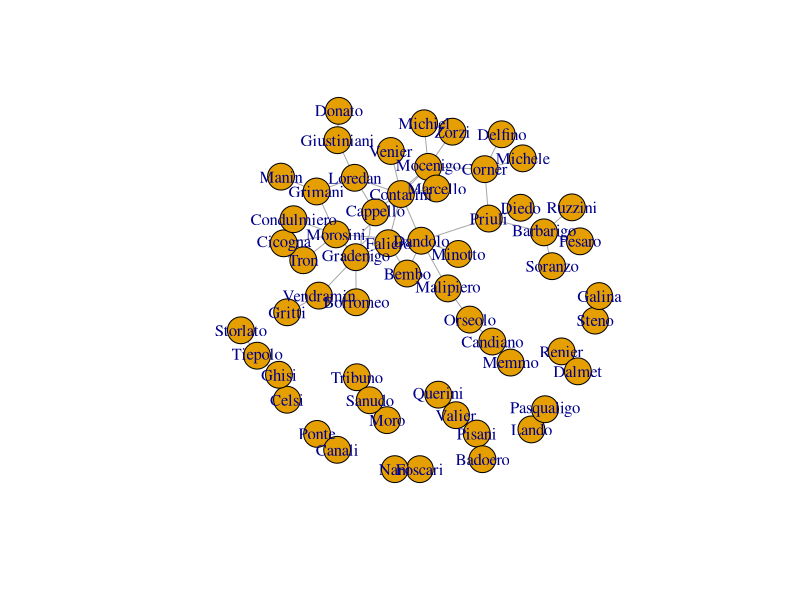
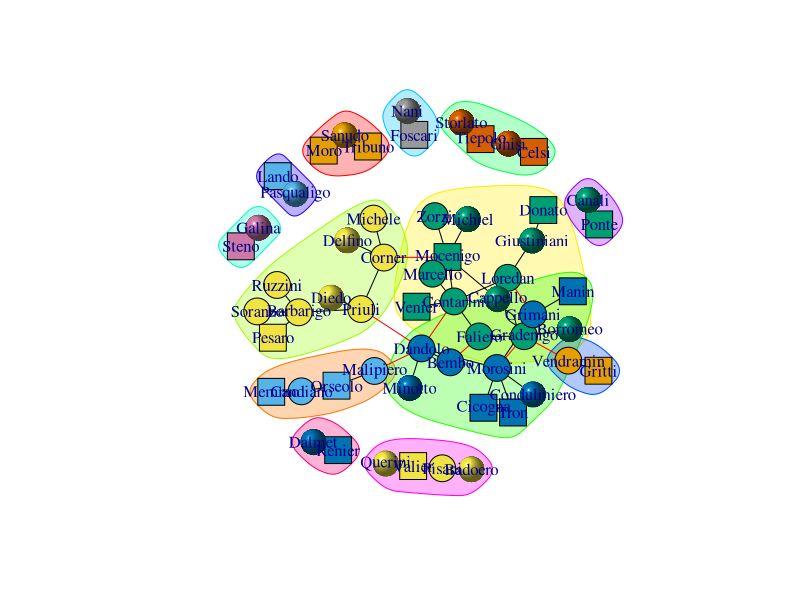
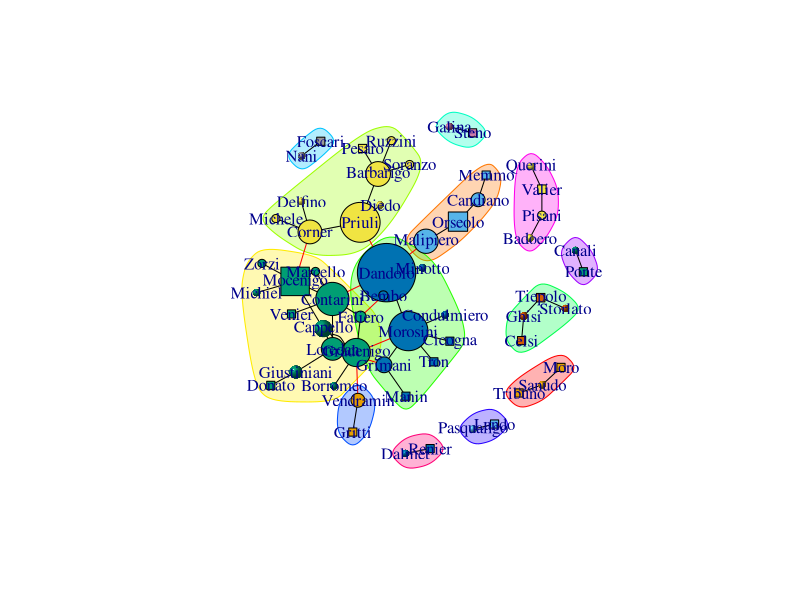

Write R code to recreate these figures, in order.
library(igraph)

data <- read.csv("resources/family-pairs.csv",header=FALSE)
venice.sn <- graph.data.frame(data.frame(data$V1,data$V2),directed=F)
plot(venice.sn)
V(venice.sn)$degree <- degree(venice.sn)
cnet <- cluster_edge_betweenness(venice.sn)

node.type <- read.csv("resources/family-positions.csv")
node.type.dict <- list()

for (r in 1:nrow(node.type)) {
  node.type.dict[[ node.type[r,"Family.name"] ]]  <-  node.type[r,"Positions"]
}

positions = NULL
shapes = NULL

for (r in V(venice.sn)$name) {
  if (! is.null(node.type.dict[[r]])) {
    positions <- c(positions, node.type.dict[[r]])
    shapes <- c(shapes,
                     ifelse(node.type.dict[[r]] == "Doge",
                            "square",
                            ifelse(node.type.dict[[r]] == "Dogaressa","sphere","circle")))
    
  } else {
    positions <- c(positions,"None")
    shapes <- c(shapes,"sphere")
  }
  
}

V(venice.sn)$positions <- positions
V(venice.sn)$shapes <- shapes

plot(cnet,venice.sn,vertex.shape=V(venice.sn)$shapes)

V(venice.sn)$betweenness <- betweenness(venice.sn)

plot(cnet,venice.sn,vertex.shape=V(venice.sn)$shapes,vertex.size=5+(V(venice.sn)$betweenness/10))

write_graph(venice.sn,"resources/venice-social-network.graphml",format="graphml")
